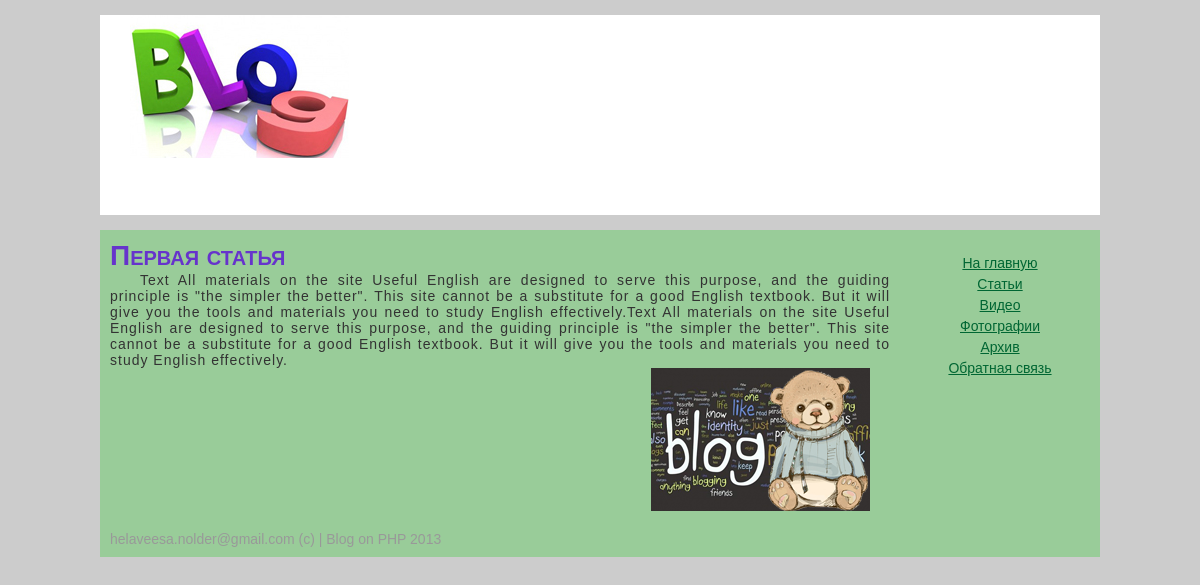
The page /view.php on the database its author committed.
### tables this page shows
CREATE TABLE IF NOT EXISTS `data` (
  `id` int(11) NOT NULL AUTO_INCREMENT,
  `title` varchar(255) NOT NULL,
  `m_desc` text NOT NULL,
  `desc` text NOT NULL,
  `image` text NOT NULL,
  `aforizm` text NOT NULL,
  PRIMARY KEY (`id`)
);

### view.php (the view, shortened to what this page needs)
<!DOCTYPE html PUBLIC "-//W3C//DTD XHTML 1.0 Transitional//EN" "http://www.w3.org/TR/xhtml1/DTD/xhtml1-transitional.dtd">
<html xmlns="http://www.w3.org/1999/xhtml">
<head>
<link rel="stylesheet" type="text/css" href="css/style.css" />
</head>
<body>
	<div class="wrapper">
    	<div class="header">
        	<a href="index.php"><img id="logo" src="img/logoblog.jpg" /></a>
        </div>
        <div class="content">
            <div class="left">
                <?php
				if(!isset($_GET["id"])) {
					$id = 1;
				} else {
					$id = $_GET["id"];
				}
					$result = mysql_query("SELECT * FROM data WHERE id='$id'") or die(mysql_error());
					$data = mysql_fetch_array($result);
					do {
						printf('
							<div>
								<h1>%s</h1>
								<p>%s</p>
								<img src="img/%s" alt="teddy"/>
							</div>
						', $data['title'], $data['desc'], $data['image']);
					}
					while ($data = mysql_fetch_array($result));
				?>
            </div>
            <div class="right">
                <div class="right_menu">
                <a href="#">На главную</a>
                <a href="#">Статьи</a>
                <a href="#">Видео</a>
                <a href="#">Фотографии</a>
                <a href="#">Архив</a>
                <a href="#">Обратная связь</a>
                </div>
            </div>
      </div>
        <div class="footer">
        	helaveesa.nolder@gmail.com (c) | Blog on PHP 2013
        </div>
    </div>
</body>
</html>

### css/style.css (style rules this page uses)
* { margin:0px; padding:0px; }
body { background:#CCC; font:14px Tahoma, Geneva, sans-serif; min-height:100%; height:100%; }
a { color:#063; }
.wrapper { width:1000px; min-height:100%; background:#9C9; margin:0 auto; }
.header { width:100%; height:200px; background-color:#FFF; border-bottom:15px solid #CCC; border-top:15px solid #CCC; }
#logo { margin-left:30px; }
.content { width:100%; }
.left { width:780px; padding:10px; float:left; }
.left h1 { color:#63C; font-variant: small-caps; }
.left p { color:#333; text-indent: 30px; text-align: justify; letter-spacing: 1px; }
.left img { float:right; margin-right:20px; }
.right { width:200px; float:right; padding-top:20px; }
.right_menu a { display:block; text-align:center; margin:5px 0; }
.footer { width:100%; padding:10px; color:#999; }

### rows shown on the page
data: title "Первая статья", desc "Text All materials on the site Useful English are designed to serve this purpose, and the guiding principle is \"the simpler the better\". This site cannot be a substitute for a good English textbook. But it will give you the tools and materials you need to study English effectively.Text All materials on the site Useful English are designed to serve this purpose, and the guiding principle is \"the simpler the better\". This site cannot be a substitute for a good English textbook. But it will give you the tools and materials you need to study English effectively.", image (picture)
